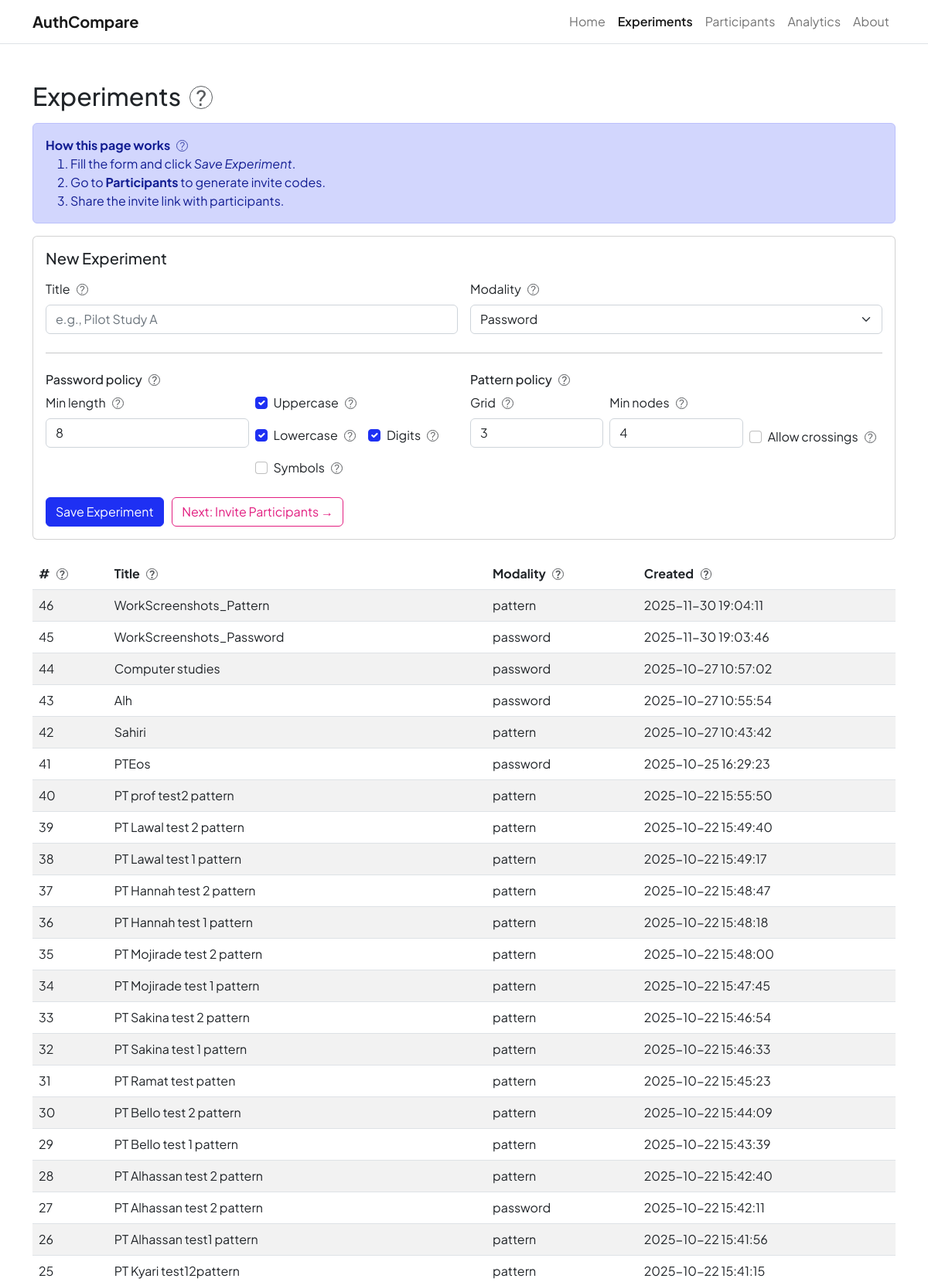
/?p=experiments (upper part), run on the app's committed database.
### tables this page shows
CREATE TABLE `experiments` (
  `id` int(10) UNSIGNED NOT NULL,
  `title` varchar(190) NOT NULL,
  `modality` enum('password','pattern','ab') NOT NULL,
  `policy_json` longtext DEFAULT NULL,
  `schedule_json` longtext DEFAULT NULL,
  `created_at` timestamp NOT NULL DEFAULT current_timestamp(),
  `updated_at` timestamp NOT NULL DEFAULT current_timestamp() ON UPDATE current_timestamp()
);

### inc/db.php (called while the page is built, shortened)
<?php
$DB_HOST = getenv('DB_HOST') ?: 'localhost';
$DB_NAME = getenv('DB_NAME') ?: 'u954024395_authcompare';
$DB_USER = getenv('DB_USER') ?: 'u954024395_authcompare';
$DB_PASS = getenv('DB_PASS') ?: '6;ShzVZzeyBr';
$dsn = "mysql:host={$DB_HOST};dbname={$DB_NAME};charset=utf8mb4";
$options = [
  PDO::ATTR_ERRMODE            => PDO::ERRMODE_EXCEPTION,
  PDO::ATTR_DEFAULT_FETCH_MODE => PDO::FETCH_ASSOC,
  PDO::ATTR_EMULATE_PREPARES   => false,
];
try {
  $pdo = new PDO($dsn, $DB_USER, $DB_PASS, $options);
} catch (PDOException $e) {
  http_response_code(500);
  echo "<h3 style='font-family:system-ui,sans-serif'>Database connection failed.</h3>";
  exit;
}
function db_all(string $sql, array $params = []): array {
  global $pdo;
  $stmt = $pdo->prepare($sql);
  $stmt->execute($params);
  return $stmt->fetchAll();
}

### pages/experiments.php (the view, shortened to what this page needs)
<?php
require_once __DIR__ . '/../inc/db.php';
$rows = db_all("SELECT id,title,modality,created_at FROM experiments ORDER BY id DESC");
?>
<section class="py-5">
  <div class="container">
    <h2 class="mb-3">Experiments <?= help_icon('A container for your study. Each experiment has a modality and policies.'); ?></h2>
    <div class="alert alert-primary">
      <strong>How this page works</strong> <?= help_icon('Follow the steps to create an experiment and move on to invites.'); ?>
      <ol class="mb-0">
        <li>Fill the form and click <em>Save Experiment</em>.</li>
        <li>Go to <strong>Participants</strong> to generate invite codes.</li>
        <li>Share the invite link with participants.</li>
      </ol>
    </div>
    <div class="card mb-4">
      <div class="card-body">
        <h5 class="card-title mb-3">New Experiment</h5>
        <form method="post" action="<?= h(url('?p=experiments')) ?>">
          <div class="row g-3">
            <div class="col-md-6">
              <label class="form-label">
                Title <?= help_icon('Human-friendly name, e.g., “Class A – Week 1”.'); ?>
              </label>
              <input class="form-control" name="title" placeholder="e.g., Pilot Study A" required>
            </div>
            <div class="col-md-6">
              <label class="form-label">
                Modality <?= help_icon('Password = text secrets; Pattern = 3×3+ dots; A/B = randomize participants.'); ?>
              </label>
              <select class="form-select" name="modality">
                <option value="password">Password</option>
              </select>
            </div>
          </div>
          <hr class="my-4">
          <div class="row g-3">
            <div class="col-md-6">
              <h6>Password policy <?= help_icon('Rules enforced when creating a password credential.'); ?></h6>
              <div class="row g-2">
                <div class="col-6">
                  <label class="form-label">
                    Min length <?= help_icon('Minimum number of characters required.'); ?>
                  </label>
                  <input type="number" class="form-control" name="pw_min_len" value="8" min="1">
                </div>
                <div class="col-6 d-flex align-items-end flex-wrap gap-3">
                  <div class="form-check">
                    <input class="form-check-input" type="checkbox" name="pw_upper" id="pw_upper" checked>
                    <label class="form-check-label" for="pw_upper">
                      Uppercase <?= help_icon('Require at least one A–Z.'); ?>
                    </label>
                  </div>
                  <div class="form-check">
                    <input class="form-check-input" type="checkbox" name="pw_lower" id="pw_lower" checked>
                    <label class="form-check-label" for="pw_lower">
                      Lowercase <?= help_icon('Require at least one a–z.'); ?>
                    </label>
                  </div>
                  <div class="form-check">
                    <input class="form-check-input" type="checkbox" name="pw_digit" id="pw_digit" checked>
                    <label class="form-check-label" for="pw_digit">
                      Digits <?= help_icon('Require at least one 0–9.'); ?>
                    </label>
                  </div>
                  <div class="form-check">
                    <input class="form-check-input" type="checkbox" name="pw_symbol" id="pw_symbol">
                    <label class="form-check-label" for="pw_symbol">
                      Symbols <?= help_icon('Require at least one symbol, e.g., ! @ # $ %.'); ?>
                    </label>
                  </div>
                </div>
              </div>
            </div>
            <div class="col-md-6">
              <h6>Pattern policy <?= help_icon('Rules for the Android-style unlock pattern.'); ?></h6>
              <div class="row g-2">
                <div class="col-4">
                  <label class="form-label">
                    Grid <?= help_icon('Pattern grid size: 3 means 3×3.'); ?>
                  </label>
                  <input type="number" class="form-control" name="pt_grid" value="3" min="3">
                </div>
                <div class="col-4">
                  <label class="form-label">
                    Min nodes <?= help_icon('Minimum dots that must be connected.'); ?>
                  </label>
                  <input type="number" class="form-control" name="pt_min_nodes" value="4" min="2">
                </div>
                <div class="col-4 d-flex align-items-end">
                  <div class="form-check">
                    <input class="form-check-input" type="checkbox" name="pt_allow_cross" id="pt_allow_cross">
                    <label class="form-check-label" for="pt_allow_cross">
                      Allow crossings <?= help_icon('Permit lines to jump over intermediate dots.'); ?>
                    </label>
                  </div>
                </div>
              </div>
            </div>
          </div>
          <div class="mt-4">
            <button class="btn btn-primary">Save Experiment</button>
            <a class="btn btn-outline-secondary ms-2" href="<?= url('?p=participants'); ?>">Next: Invite Participants →</a>
          </div>
        </form>
      </div>
    </div>
    <div class="table-responsive">
      <table class="table table-striped align-middle">
        <thead>
          <tr>
            <th># <?= help_icon('Experiment ID.'); ?></th>
            <th>Title <?= help_icon('Your label for the experiment.'); ?></th>
            <th>Modality <?= help_icon('Password / Pattern / A/B.'); ?></th>
            <th>Created <?= help_icon('When it was added.'); ?></th>
          </tr>
        </thead>
        <tbody>
          <?php if (!$rows): ?>
            <tr><td colspan="4" class="text-muted">No experiments yet. Create one above.</td></tr>
          <?php else: foreach ($rows as $r): ?>
            <tr>
              <td><?= (int)$r['id'] ?></td>
              <td><?= h($r['title']) ?></td>
              <td><?= h($r['modality']) ?></td>
              <td><?= h($r['created_at']) ?></td>
            </tr>
          <?php endforeach; endif; ?>
        </tbody>
      </table>
    </div>
  </div>
</section>

### partials/header.php (shortened to what this page needs)
<?php
$current = $_GET['p'] ?? 'home';
function nav_active(string $name, string $current): string {
  return $name === $current ? 'active fw-semibold' : '';
}
?>
<!DOCTYPE html>
<html lang="en">
  <head>
    <link href="https://cdn.jsdelivr.net/npm/bootstrap-icons@1.8.1/font/bootstrap-icons.css" rel="stylesheet" />
    <link href="<?= url('css/styles.css') ?>" rel="stylesheet" />
  </head>
  <body class="d-flex flex-column h-100">
    <header class="border-bottom bg-white sticky-top">
      <nav class="navbar navbar-expand-lg navbar-light">
        <div class="container">
          <a class="navbar-brand fw-bold" href="<?= url('?p=home') ?>">AuthCompare</a>
          <div class="collapse navbar-collapse" id="mainNav">
            <ul class="navbar-nav ms-auto align-items-lg-center">
              <li class="nav-item">
                <a class="nav-link <?= nav_active('home', $current) ?>" href="<?= url('?p=home') ?>">Home</a>
              </li>
              <li class="nav-item">
                <a class="nav-link <?= nav_active('experiments', $current) ?>" href="<?= url('?p=experiments') ?>">Experiments</a>
              </li>
              <li class="nav-item">
                <a class="nav-link <?= nav_active('participants', $current) ?>" href="<?= url('?p=participants') ?>">Participants</a>
              </li>
              <li class="nav-item">
                <a class="nav-link <?= nav_active('analytics', $current) ?>" href="<?= url('?p=analytics') ?>">Analytics</a>
              </li>
              <li class="nav-item">
                <a class="nav-link <?= nav_active('about', $current) ?>" href="<?= url('?p=about') ?>">About</a>
              </li>
            </ul>
          </div>
        </div>
      </nav>
    </header>
    <main id="content" class="flex-shrink-0">

### index.php (shortened to what this page needs)
<?php
require __DIR__ . '/inc/bootstrap.php';
$allowed = ['home','about','experiments','participants','contact','404','_install','_diagnostics','join','analytics','export'];
$p = $_GET['p'] ?? 'home';
$page = in_array($p, $allowed, true) ? $p : '404';
include __DIR__ . '/partials/header.php';
$pageFile = __DIR__ . '/pages/' . $page . '.php';
if (is_file($pageFile)) {
    include $pageFile;
} else {
    include __DIR__ . '/pages/404.php';
}
include __DIR__ . '/partials/footer.php';

### inc/bootstrap.php (shortened to what this page needs)
<?php
function is_https(): bool {
    return false;
}
if (!function_exists('lstrip')) {
    function lstrip(string $s, string $chars = '/'): string { return ltrim($s, $chars); }
}
function base_url(string $path = ''): string {
    $scheme = is_https() ? 'https' : 'http';
    $host   = $_SERVER['HTTP_HOST'] ?? 'localhost';
    $dir    = rtrim(str_replace(basename($_SERVER['SCRIPT_NAME'] ?? ''), '', $_SERVER['SCRIPT_NAME'] ?? ''), '/');
    $root   = rtrim($dir, '/');
    $url    = $scheme . '://' . $host . $root;
    return rtrim($url, '/') . '/' . lstrip($path, '/');
}
function url(string $path = ''): string { return base_url($path); }
function h($s): string { return htmlspecialchars((string)$s, ENT_QUOTES, 'UTF-8'); }
function help_icon(string $text, string $placement = 'top'): string {
    $style = "display:inline-block;width:1.1em;height:1.1em;border:1px solid currentColor;border-radius:50%;"
           . "text-align:center;line-height:1.1em;font-size:.85em;opacity:.75;cursor:help;margin-left:.35rem;";
    return '<span class="help-icon" style="'.$style.'" data-bs-toggle="tooltip" data-bs-placement="'.h($placement).'" title="'.h($text).'">?</span>';
}

### partials/footer.php (shortened to what this page needs)
    </main>
  </body>
</html>

### data on the page
experiments: id "46", title "WorkScreenshots_Pattern", modality "pattern", created_at "2025-11-30 19:04:11"
experiments: id "45", title "WorkScreenshots_Password", modality "password", created_at "2025-11-30 19:03:46"
experiments: id "44", title "Computer studies", modality "password", created_at "2025-10-27 10:57:02"
experiments: id "43", title "Alh", modality "password", created_at "2025-10-27 10:55:54"
experiments: id "42", title "Sahiri", modality "pattern", created_at "2025-10-27 10:43:42"
experiments: id "41", title "PTEos", modality "password", created_at "2025-10-25 16:29:23"
experiments: id "40", title "PT prof test2 pattern", modality "pattern", created_at "2025-10-22 15:55:50"
experiments: id "39", title "PT Lawal test 2 pattern", modality "pattern", created_at "2025-10-22 15:49:40"
experiments: id "38", title "PT Lawal test 1 pattern", modality "pattern", created_at "2025-10-22 15:49:17"
experiments: id "37", title "PT Hannah test 2 pattern", modality "pattern", created_at "2025-10-22 15:48:47"
experiments: id "36", title "PT Hannah test 1 pattern", modality "pattern", created_at "2025-10-22 15:48:18"
experiments: id "35", title "PT Mojirade test 2 pattern", modality "pattern", created_at "2025-10-22 15:48:00"
experiments: id "34", title "PT Mojirade test 1 pattern", modality "pattern", created_at "2025-10-22 15:47:45"
experiments: id "33", title "PT Sakina test 2 pattern", modality "pattern", created_at "2025-10-22 15:46:54"
experiments: id "32", title "PT Sakina test 1 pattern", modality "pattern", created_at "2025-10-22 15:46:33"
experiments: id "31", title "PT Ramat test patten", modality "pattern", created_at "2025-10-22 15:45:23"
experiments: id "30", title "PT Bello test 2 pattern", modality "pattern", created_at "2025-10-22 15:44:09"
experiments: id "29", title "PT Bello test 1 pattern", modality "pattern", created_at "2025-10-22 15:43:39"
experiments: id "28", title "PT Alhassan test 2 pattern", modality "pattern", created_at "2025-10-22 15:42:40"
experiments: id "27", title "PT Alhassan test 2 pattern", modality "password", created_at "2025-10-22 15:42:11"
experiments: id "26", title "PT Alhassan test1 pattern", modality "pattern", created_at "2025-10-22 15:41:56"
experiments: id "25", title "PT Kyari test12pattern", modality "pattern", created_at "2025-10-22 15:41:15"
